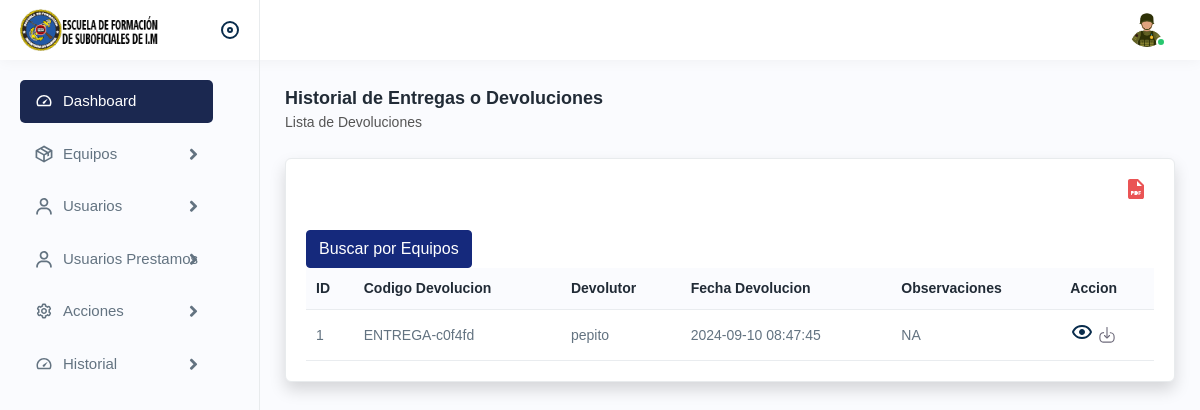
Before: /historial_entregas.php (signed in) with the older database file.
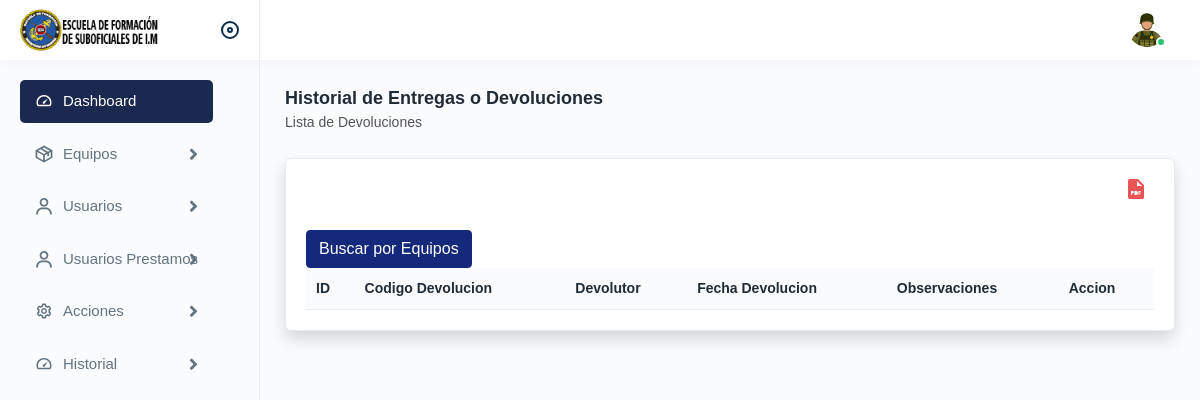
After: the same page with the newer database file.
### tables this page shows
CREATE TABLE `entregas` (
  `id` int(11) NOT NULL,
  `Cod_entrega` varchar(50) NOT NULL,
  `usuario_id` int(11) NOT NULL,
  `Nombre_usuario` varchar(100) NOT NULL,
  `Fecha_entregado` datetime NOT NULL,
  `Observaciones` varchar(500) NOT NULL
);

### historial_entregas.php (the view, shortened to what the changed rows need)
<!DOCTYPE html>
<html lang="en">
<head>
  <link rel="stylesheet" href="assets/css/bootstrap.min.css" />
  <link rel="stylesheet" href="assets/css/animate.css" />
  <link rel="stylesheet" href="assets/plugins/select2/css/select2.min.css" />
  <link rel="stylesheet" href="assets/css/dataTables.bootstrap4.min.css" />
  <link rel="stylesheet" href="assets/plugins/fontawesome/css/fontawesome.min.css" />
  <link rel="stylesheet" href="assets/plugins/fontawesome/css/all.min.css" />
  <link rel="stylesheet" href="assets/css/style.css" />
</head>
<body>
  <div class="page-wrapper">
    <div class="content">
      <div class="card shadow">
        <div class="card-body">
          <div class="table-responsive">
            <table class="table datanew">
              <thead>
                <tr>
                  <th>ID</th>
                  <th>Codigo Devolucion</th>
                  <th>Devolutor</th>
                  <th>Fecha Devolucion</th>
                  <th>Observaciones</th>
                  <th>Accion</th>
                </tr>
              </thead>
              <tbody>
                <?php
                include "./conexion.php";
                $sql = $mysqli->query("SELECT * FROM entregas");
                $contador = 1;
                while ($datos = $sql->fetch_object()) { ?>
                  <tr>
                    <td><?php echo $contador; ?></td>
                    <td><?php echo $datos->Cod_entrega; ?></td>
                    <td><?php echo $datos->Nombre_usuario; ?></td>
                    <td><?php echo $datos->Fecha_entregado; ?></td>
                    <td><?php echo $datos->Observaciones; ?></td>
                    <td>
                      <a href="ver_detalles_entregas.php?id=<?php echo $datos->id; ?>">
                        <img src="assets/img/icons/eye.svg" alt="img" />
                      </a>
                      <a href="uploads/<?php echo $datos->docPdf; ?>" download>
                        <img src="assets/img/icons/download.svg" alt="img" />
                      </a>
                    </td>
                  </tr>
                <?php
                  $contador++;
                } ?>
              </tbody>
            </table>
          </div>
        </div>
      </div>
    </div>
  </div>
</body>
</html>

Changed rows visible on the page:
removed entregas: Cod_entrega "ENTREGA-c0f4fd", Nombre_usuario "pepito", Fecha_entregado "2024-09-10 08:47:45", Observaciones "NA"
